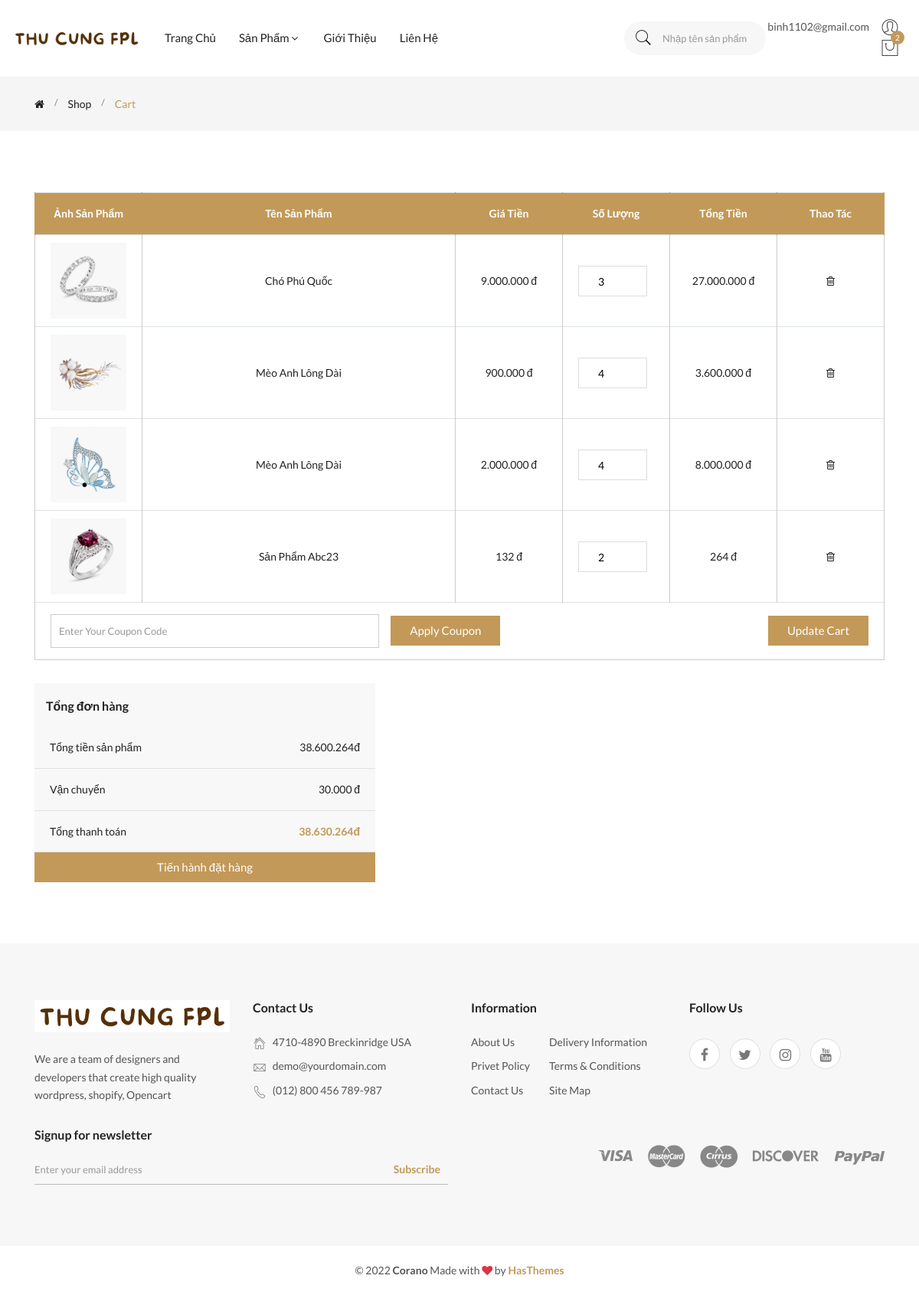
Page /?act=gio-hang (signed in) on the committed database.
### tables this page shows
CREATE TABLE `chi_tiet_gio_hangs` (
  `id` int(11) NOT NULL,
  `gio_hang_id` int(11) NOT NULL,
  `san_pham_id` int(11) NOT NULL,
  `so_luong` int(11) NOT NULL
);

CREATE TABLE `san_phams` (
  `id` int(11) NOT NULL,
  `ten_san_pham` varchar(255) NOT NULL,
  `gia_san_pham` decimal(10,2) NOT NULL,
  `gia_khuyen_mai` decimal(10,2) DEFAULT NULL,
  `hinh_anh` text DEFAULT NULL,
  `so_luong` int(11) NOT NULL,
  `luot_xem` int(11) DEFAULT 0,
  `ngay_nhap` date NOT NULL,
  `mo_ta` text DEFAULT NULL,
  `danh_muc_id` int(11) NOT NULL,
  `trang_thai` tinyint(4) NOT NULL DEFAULT 1
);

### index.php (called while the page is built, shortened)
<?php
require_once './commons/function.php';
require_once './controllers/HomeController.php';
require_once './models/TaiKhoan.php';
require_once './models/GioHang.php';
$act = $_GET['act'] ?? '/';
match ($act) {
    '/' => (new HomeController())->home(),
    'chi-tiet-san-pham' => (new HomeController())->chiTietSanPham(),
    'them-gio-hang' =>(new HomeController())->addGioHang(),
    'gio-hang' =>(new HomeController())->gioHang(),
    'thanh-toan' =>(new HomeController())->thanhToan(),
    'xu-ly-thanh-toan' =>(new HomeController())->postThanhToan(),
    'login' => (new HomeController())->formLogin(),
    'check-login' => (new HomeController())->postLogin(),
};

### commons/function.php (called while the page is built, shortened)
<?php
function connectDB() {
    $host = DB_HOST;
    $port = DB_PORT;
    $dbname = DB_NAME;
    try {
        $conn = new PDO("mysql:host=$host;port=$port;dbname=$dbname", DB_USERNAME, DB_PASSWORD);
        $conn->setAttribute(PDO::ATTR_ERRMODE, PDO::ERRMODE_EXCEPTION);
        $conn->setAttribute(PDO::ATTR_DEFAULT_FETCH_MODE, PDO::FETCH_ASSOC);
        return $conn;
    } catch (PDOException $e) {
        echo ("Connection failed: " . $e->getMessage());
    }
}
function formatPrice($price){
    return number_format($price, 0, ',', '.');
}

### models/TaiKhoan.php (called while the page is built, shortened)
<?php
class TaiKhoan
{
    public $conn;
    public function __construct()
    {
        $this->conn = connectDB();
    }
    public function getTaiKhoanFromEmail($email){
        try {
            $sql = 'SELECT * FROM tai_khoans WHERE email = :email';
            $stmt = $this->conn->prepare($sql);
            $stmt->execute([
                ':email' => $email
            ]);
            return $stmt->fetch();
        } catch (Exception $e) {
            echo "lỗi" . $e->getMessage();
        }
    }
}

### models/GioHang.php (called while the page is built, shortened)
<?php
class GioHang
{
    public $conn;
    public function __construct()
    {
        $this->conn = connectDB();
    }
    public function getGioHangFromUser($id){
        try {
            $sql = 'SELECT * FROM gio_hangs WHERE tai_khoan_id = :tai_khoan_id';
            $stmt = $this->conn->prepare($sql);
            $stmt->execute([':tai_khoan_id'=>$id]);
            return $stmt->fetch();
        } catch (Exception $e) {
            echo "Lỗi" . $e->getMessage();
        }
    }
    public function getDetailGioHang($id){
        try {
            $sql = 'SELECT chi_tiet_gio_hangs.*, san_phams.ten_san_pham, san_phams.hinh_anh, san_phams.gia_san_pham, san_phams.gia_khuyen_mai
            FROM chi_tiet_gio_hangs
            INNER JOIN san_phams ON chi_tiet_gio_hangs.san_pham_id = san_phams.id
            WHERE chi_tiet_gio_hangs.gio_hang_id = :gio_hang_id';
            $stmt = $this->conn->prepare($sql);
            $stmt->execute([':gio_hang_id'=>$id]);
            return $stmt->fetchAll();
        } catch (Exception $e) {
            echo "Lỗi" . $e->getMessage();
        }
    }
}

### views/gioHang.php (the view, shortened to what this page needs)
<?php require_once 'layout/header.php'; ?>
<?php require_once 'layout/menu.php'; ?>
<main>
        <div class="breadcrumb-area">
            <div class="container">
                <div class="row">
                    <div class="col-12">
                        <div class="breadcrumb-wrap">
                            <nav aria-label="breadcrumb">
                                <ul class="breadcrumb">
                                    <li class="breadcrumb-item"><a href="index.html"><i class="fa fa-home"></i></a></li>
                                    <li class="breadcrumb-item"><a href="shop.html">shop</a></li>
                                    <li class="breadcrumb-item active" aria-current="page">cart</li>
                                </ul>
                            </nav>
                        </div>
                    </div>
                </div>
            </div>
        </div>
        <div class="cart-main-wrapper section-padding">
            <div class="container">
                <div class="section-bg-color">
                    <div class="row">
                        <div class="col-lg-12">
                            <div class="cart-table table-responsive">
                                <table class="table table-bordered">
                                    <thead>
                                        <tr>
                                            <th class="pro-thumbnail">Ảnh sản phẩm</th>
                                            <th class="pro-title">Tên sản phẩm</th>
                                            <th class="pro-price">Giá tiền</th>
                                            <th class="pro-quantity">Số lượng</th>
                                            <th class="pro-subtotal">Tổng tiền</th>
                                            <th class="pro-remove">Thao tác</th>
                                        </tr>
                                    </thead>
                                    <tbody>
                                        <?php
                                            $tongGioHang = 0;
                                            foreach($chiTietGioHang as $key=>$sanPham):
                                        ?>
                                        <tr>
                                            <td class="pro-thumbnail"><a href="#"><img class="img-fluid" src="<?= BASE_URL . $sanPham['hinh_anh'] ?>" alt="Product" /></a></td>
                                            <td class="pro-title"><a href="#"><?= $sanPham['ten_san_pham'] ?></a></td>
                                            <td class="pro-price"><span>
                                                <?php if ($sanPham['gia_khuyen_mai']) { ?>
                                                    <?= formatPrice($sanPham['gia_khuyen_mai']) . ' đ' ?>
                                                <?php } else { ?>
                                                    <?= formatPrice($sanPham['gia_san_pham']) . ' đ' ?>
                                                <?php } ?>
                                            </span></td>
                                            <td class="pro-quantity">
                                                <div class="pro-qty"><input type="text" value="<?= $sanPham['so_luong'] ?>"></div>
                                            </td>
                                            <td class="pro-subtotal"><span>
                                                <?php
                                                    $tongTien = 0;
                                                    if ($sanPham['gia_khuyen_mai']) {
                                                        $tongTien = $sanPham['gia_khuyen_mai'] * $sanPham['so_luong'];
                                                    }else{
                                                        $tongTien = $sanPham['gia_san_pham'] * $sanPham['so_luong'];
                                                    }
                                                    $tongGioHang += $tongTien;
                                                    echo formatPrice($tongTien) . ' đ';
                                                ?>
                                            </span></td>
                                            <td class="pro-remove"><a href="#"><i class="fa fa-trash-o"></i></a></td>
                                        </tr>
                                        <?php endforeach ?>
                                    </tbody>
                                </table>
                            </div>
                            <div class="cart-update-option d-block d-md-flex justify-content-between">
                                <div class="apply-coupon-wrapper">
                                    <form action="#" method="post" class=" d-block d-md-flex">
                                        <input type="text" placeholder="Enter Your Coupon Code" required />
                                        <button class="btn btn-sqr">Apply Coupon</button>
                                    </form>
                                </div>
                                <div class="cart-update">
                                    <a href="#" class="btn btn-sqr">Update Cart</a>
                                </div>
                            </div>
                        </div>
                    </div>
                    <div class="row">
                        <div class="col-lg-5 ml-auto">
                            <div class="cart-calculator-wrapper">
                                <div class="cart-calculate-items">
                                    <h6>Tổng đơn hàng</h6>
                                    <div class="table-responsive">
                                        <table class="table">
                                            <tr>
                                                <td>Tổng tiền sản phẩm</td>
                                                <td><?= formatPrice($tongGioHang) . 'đ' ?></td>
                                            </tr>
                                            <tr>
                                                <td>Vận chuyển</td>
                                                <td>30.000 đ</td>
                                            </tr>
                                            <tr class="total">
                                                <td>Tổng thanh toán</td>
                                                <td class="total-amount"><?= formatPrice($tongGioHang + 30000) . 'đ' ?></td>
                                            </tr>
                                        </table>
                                    </div>
                                </div>
                                <a href="<?= BASE_URL . '?act=thanh-toan' ?>" class="btn btn-sqr d-block">Tiến hành đặt hàng</a>
                            </div>
                        </div>
                    </div>
                </div>
            </div>
        </div>
    </main>
<?php require_once 'layout/footer.php'; ?>

### rows in the picture
chi_tiet_gio_hangs: san_pham.hinh_anh (picture), san_pham.ten_san_pham "Chó Phú Quốc", san_pham.gia_khuyen_mai "9.000.000", so_luong "3", formatPrice($tongTien) "27.000.000"
chi_tiet_gio_hangs: san_pham.hinh_anh (picture), san_pham.ten_san_pham "Mèo Anh Lông Dài", san_pham.gia_khuyen_mai "900.000", so_luong "4", formatPrice($tongTien) "3.600.000"
chi_tiet_gio_hangs: san_pham.hinh_anh (picture), san_pham.ten_san_pham "Mèo Anh Lông Dài", san_pham.gia_san_pham "2.000.000", so_luong "4", formatPrice($tongTien) "8.000.000"
chi_tiet_gio_hangs: san_pham.hinh_anh (picture), san_pham.ten_san_pham "Sản Phẩm Abc23", san_pham.gia_khuyen_mai "132", so_luong "2", formatPrice($tongTien) "264"

### other values in the picture
$_SESSION['user_client'] "binh1102@gmail.com"
formatPrice($tongGioHang) "38.600.264"
formatPrice($tongGioHang + 30000) "38.630.264"
